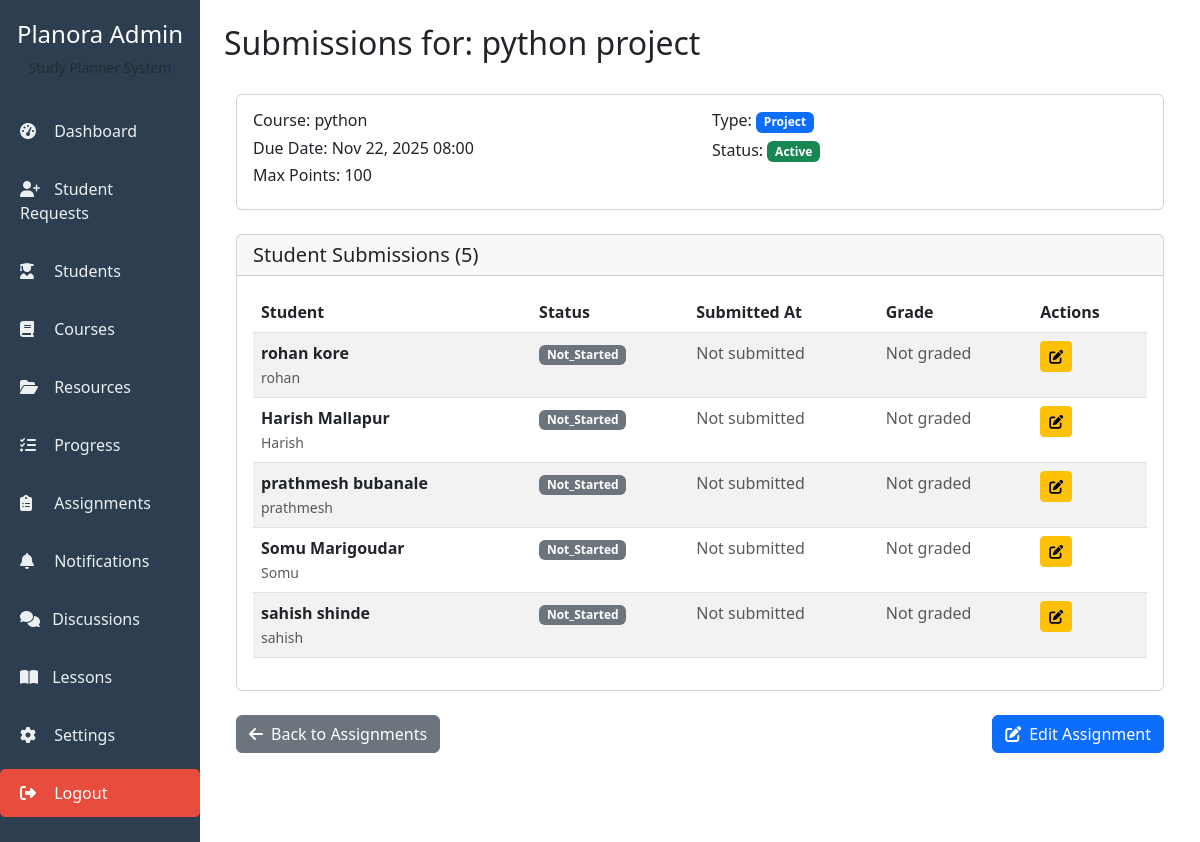
The page /assignment_submissions/2/ (signed in) on the database its author committed.
### core/models.py (models this page shows, shortened)
class Assignment(models.Model):
    ASSIGNMENT_TYPES = [
        ('project', 'Project'),
        ('quiz', 'Quiz'),
        ('homework', 'Homework'),
        ('exam', 'Exam'),
    ]
    STATUS_CHOICES = [
        ('active', 'Active'),
        ('inactive', 'Inactive'),
        ('completed', 'Completed'),
    ]
    course = models.ForeignKey(Course, on_delete=models.CASCADE)
    title = models.CharField(max_length=200)
    description = models.TextField()
    assignment_type = models.CharField(max_length=20, choices=ASSIGNMENT_TYPES, default='homework')
    due_date = models.DateTimeField()
    max_points = models.IntegerField(default=100)
    instructions = models.TextField(blank=True)
    resources = models.TextField(blank=True, help_text="Additional resources or links")
    status = models.CharField(max_length=20, choices=STATUS_CHOICES, default='active')
    created_by = models.ForeignKey(User, on_delete=models.CASCADE)
    created_at = models.DateTimeField(auto_now_add=True)
    updated_at = models.DateTimeField(auto_now=True)
    class Meta:
        ordering = ['-due_date']
    def is_overdue(self):
        return timezone.now() > self.due_date

class Course(models.Model):
    name = models.CharField(max_length=100)
    description = models.TextField(blank=True, null=True)

class StudentAssignment(models.Model):
    SUBMISSION_STATUS = [
        ('not_started', 'Not Started'),
        ('in_progress', 'In Progress'),
        ('submitted', 'Submitted'),
        ('graded', 'Graded'),
    ]
    student = models.ForeignKey(StudentProfile, on_delete=models.CASCADE)
    assignment = models.ForeignKey(Assignment, on_delete=models.CASCADE)
    status = models.CharField(max_length=20, choices=SUBMISSION_STATUS, default='not_started')
    submitted_file = models.FileField(upload_to='assignments/submissions/', null=True, blank=True)
    submission_text = models.TextField(blank=True)
    submitted_at = models.DateTimeField(null=True, blank=True)
    grade = models.IntegerField(null=True, blank=True)
    feedback = models.TextField(blank=True)
    created_at = models.DateTimeField(auto_now_add=True)
    updated_at = models.DateTimeField(auto_now=True)
    class Meta:
        unique_together = ['student', 'assignment']

class StudentProfile(models.Model):
    user = models.OneToOneField(User, on_delete=models.CASCADE)
    age = models.PositiveIntegerField()
    mobile = models.CharField(max_length=10)
    courses = models.ManyToManyField(Course, blank=True)

### core/views.py (the view)
# urls.py: path('assignment_submissions/<int:assignment_id>/', views.assignment_submissions, name='assignment_submissions'),
@login_required
def assignment_submissions(request, assignment_id):
    if not request.user.is_staff and not request.user.is_superuser:
        messages.error(request, "Access denied!")
        return redirect('home')
    assignment = get_object_or_404(Assignment, id=assignment_id)
    submissions = StudentAssignment.objects.filter(assignment=assignment).select_related('student__user')
    context = {
        'assignment': assignment,
        'submissions': submissions,
    }
    return render(request, 'admin_panel/assignment_submissions.html', context)

### core/templates/admin_panel/assignment_submissions.html (shortened to what this page needs)
{% extends 'admin_panel/base_admin.html' %}
{% block page_title %}Submissions for: {{ assignment.title }}{% endblock %}
{% block content %}
<div class="container-fluid">
    <div class="card mb-4">
        <div class="card-body">
            <div class="row">
                <div class="col-md-6">
                    <h6>Course: {{ assignment.course.name }}</h6>
                    <h6>Due Date: {{ assignment.due_date|date:"M d, Y H:i" }}</h6>
                    <h6>Max Points: {{ assignment.max_points }}</h6>
                </div>
                <div class="col-md-6">
                    <h6>Type: <span class="badge bg-primary">{{ assignment.assignment_type|title }}</span></h6>
                    <h6>Status:
                        <span class="badge
                            {% if assignment.status == 'active' %}bg-success
                            {% elif assignment.status == 'inactive' %}bg-secondary
                            {% else %}bg-primary{% endif %}">
                            {{ assignment.status|title }}
                        </span>
                    </h6>
                </div>
            </div>
        </div>
    </div>
    <div class="card">
        <div class="card-header">
            <h5 class="card-title mb-0">Student Submissions ({{ submissions.count }})</h5>
        </div>
        <div class="card-body">
            {% if submissions %}
            <div class="table-responsive">
                <table class="table table-striped">
                    <thead>
                        <tr>
                            <th>Student</th>
                            <th>Status</th>
                            <th>Submitted At</th>
                            <th>Grade</th>
                            <th>Actions</th>
                        </tr>
                    </thead>
                    <tbody>
                        {% for submission in submissions %}
                        <tr>
                            <td>
                                <strong>{{ submission.student.user.get_full_name }}</strong><br>
                                <small class="text-muted">{{ submission.student.user.username }}</small>
                            </td>
                            <td>
                                <span class="badge
                                    {% if submission.status == 'submitted' %}bg-success
                                    {% elif submission.status == 'graded' %}bg-info
                                    {% elif submission.status == 'in_progress' %}bg-warning
                                    {% else %}bg-secondary{% endif %}">
                                    {{ submission.status|title }}
                                </span>
                            </td>
                            <td>
                                {% if submission.submitted_at %}
                                {{ submission.submitted_at|date:"M d, Y H:i" }}
                                {% else %}
                                <span class="text-muted">Not submitted</span>
                                {% endif %}
                            </td>
                            <td>
                                {% if submission.grade %}
                                <strong>{{ submission.grade }}/{{ assignment.max_points }}</strong>
                                {% else %}
                                <span class="text-muted">Not graded</span>
                                {% endif %}
                            </td>
                            <td>
                                <div class="btn-group">
                                    <a href="#" class="btn btn-sm btn-warning">
                                        <i class="fas fa-edit"></i>
                                    </a>
                                </div>
                            </td>
                        </tr>
                        {% endfor %}
                    </tbody>
                </table>
            </div>
            {% else %}
            <div class="text-center py-5">
                <i class="fas fa-inbox fa-3x text-muted mb-3"></i>
                <h5>No Submissions Yet</h5>
                <p class="text-muted">Students haven't submitted any work for this assignment yet.</p>
            </div>
            {% endif %}
        </div>
    </div>
    <div class="d-flex justify-content-between mt-4">
        <a href="{% url 'admin_assignments' %}" class="btn btn-secondary">
            <i class="fas fa-arrow-left me-2"></i>Back to Assignments
        </a>
        <a href="{% url 'edit_assignment' assignment.id %}" class="btn btn-primary">
            <i class="fas fa-edit me-2"></i>Edit Assignment
        </a>
    </div>
</div>
{% endblock %}

### rows shown on the page
Assignment: title "python project", course.name "python", due_date "Nov 22, 2025 08:00", max_points "100", assignment_type "Project", status "Active"
StudentAssignment: student.user.get_full_name "rohan kore", student.user.username "rohan", status "Not_Started", shows "Not submitted", shows "Not graded"
StudentAssignment: student.user.get_full_name "Harish Mallapur", student.user.username "Harish", status "Not_Started", shows "Not submitted", shows "Not graded"
StudentAssignment: student.user.get_full_name "prathmesh bubanale", student.user.username "prathmesh", status "Not_Started", shows "Not submitted", shows "Not graded"
StudentAssignment: student.user.get_full_name "Somu Marigoudar", student.user.username "Somu", status "Not_Started", shows "Not submitted", shows "Not graded"
StudentAssignment: student.user.get_full_name "sahish shinde", student.user.username "sahish", status "Not_Started", shows "Not submitted", shows "Not graded"

### other values the page prints
{{ submissions.count }} "5"
